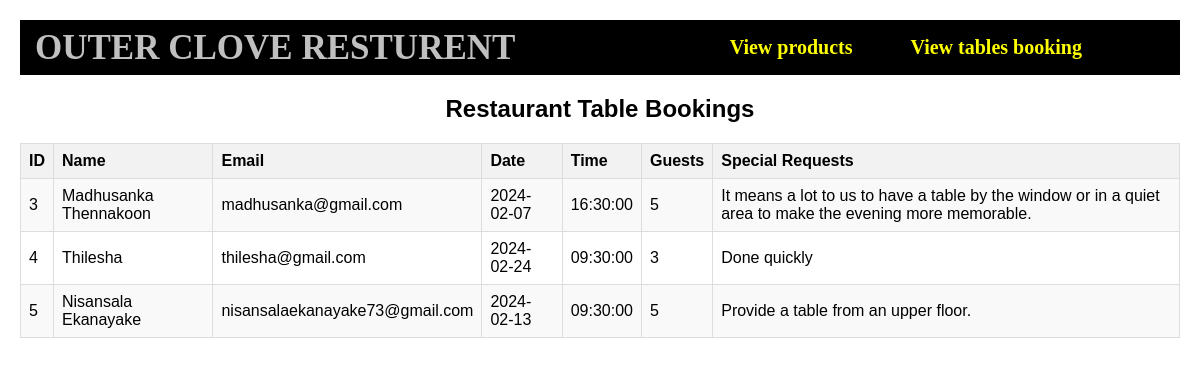
Screenshot of /Staff/table_booking.php with the database file from the repository.
### tables this page shows
CREATE TABLE `table_bookings` (
  `id` int(11) NOT NULL,
  `name` varchar(100) NOT NULL,
  `email` varchar(100) NOT NULL,
  `date` date NOT NULL,
  `time` time NOT NULL,
  `guests` int(11) NOT NULL,
  `special_request` text DEFAULT NULL,
  `created_at` timestamp NOT NULL DEFAULT current_timestamp()
);

### Staff/table_booking.php (the view, shortened to what this page needs)
<?php
include_once './staff_header.php';
$connection = new connection();
$conn = $connection->getConnection();
$stmt = $conn->query("SELECT * FROM table_bookings");
$bookings = $stmt->fetchAll(PDO::FETCH_ASSOC);
?>
<h2>Restaurant Table Bookings</h2>
    <table class="bookings-table">
        <thead>
            <tr>
                <th>ID</th>
                <th>Name</th>
                <th>Email</th>
                <th>Date</th>
                <th>Time</th>
                <th>Guests</th>
                <th>Special Requests</th>
            </tr>
        </thead>
        <tbody>
            <?php foreach ($bookings as $booking) : ?>
                <tr>
                    <td><?= $booking['id'] ?></td>
                    <td><?= $booking['name'] ?></td>
                    <td><?= $booking['email'] ?></td>
                    <td><?= $booking['date'] ?></td>
                    <td><?= $booking['time'] ?></td>
                    <td><?= $booking['guests'] ?></td>
                    <td><?= $booking['special_request'] ?></td>
                </tr>
            <?php endforeach; ?>
        </tbody>
    </table>
</body>
</html>

### Styles/adminnav.css (style rules this page uses)
* { text-decoration:none; }

### Staff/table_booking.php (style rules this page uses)
body { font-family: Arial, sans-serif; margin: 20px; }
h2 { text-align: center; }
.bookings-table { width: 100%; border-collapse: collapse; margin-top: 20px; }
.bookings-table th, .bookings-table td { border: 1px solid #ddd; padding: 8px; text-align: left; }
.bookings-table th { background-color: #f2f2f2; font-weight: bold; }
.bookings-table tr:nth-child(even) { background-color: #f9f9f9; }

### rows the page displays
table_bookings: id "3", name "Madhusanka Thennakoon", email "madhusanka@gmail.com", date "2024-02-07", time "16:30:00", guests "5", special_request "It means a lot to us to have a table by the window or in a quiet area to make the evening more memorable."
table_bookings: id "4", name "Thilesha", email "thilesha@gmail.com", date "2024-02-24", time "09:30:00", guests "3", special_request "Done quickly"
table_bookings: id "5", name "Nisansala Ekanayake", email "nisansalaekanayake73@gmail.com", date "2024-02-13", time "09:30:00", guests "5", special_request "Provide a table from an upper floor."
